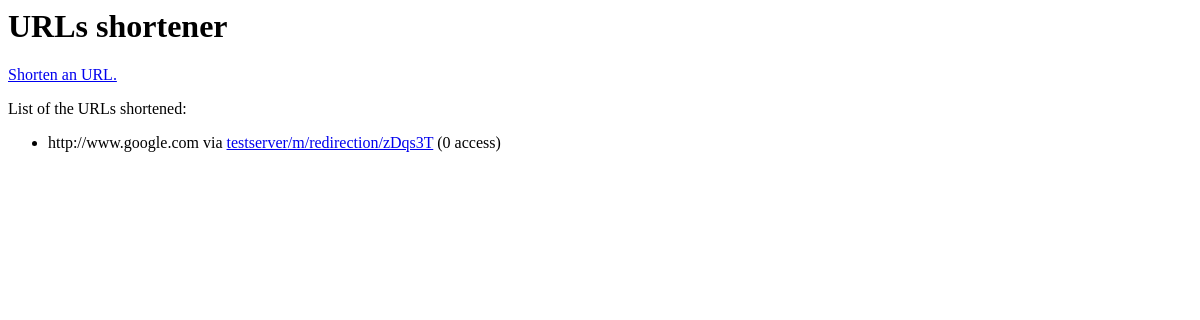
Before: /m/ with the older database file.
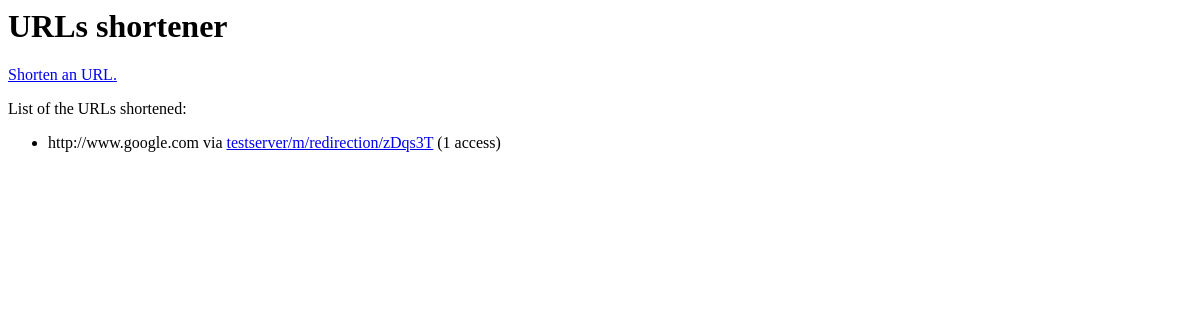
After: the same page with the newer database file.
### mini_url/models.py (models this page shows, shortened)
class MiniURL(models.Model):
	url = models.URLField(unique=True, verbose_name="URL to shorten")
	code = models.CharField(unique=True, max_length=6)
	date = models.DateTimeField(auto_now_add=True,
								verbose_name="Date of register")
	pseudo = models.CharField(max_length=255, blank=True, null=True)
	n_access = models.IntegerField(default=0,
								verbose_name="Number of access to the URL")
	class Meta:
		verbose_name = "Mini URL"
		verbose_name_plural = "Minis URL"

### mini_url/views.py (the view)
# urls.py: path('', views.list_all, name='list_all'), # url(r'^$', views.list_all, name='list_all'),
def list_all(request):
	mini_urls = MiniURL.objects.order_by('-n_access')
	return render(request, 'mini_url/list_all.html', locals())

### mini_url/templates/mini_url/list_all.html
<h1>URLs shortener</h1>
<p><a href="{% url 'shorten' %}">Shorten an URL.</a></p>
<p>List of the URLs shortened:</p>
<ul>
	{% for url in mini_urls %}
	<li>{{ url.url }} via <a href="{% url 'redirection' url.code %}">{{ request.get_host }}{% url 'redirection' url.code %}</a>
	{% if url.pseudo %} by {{ url.pseudo }}{% endif %} ({{ url.n_access }} access{{ url.access|pluralize }})</li>
	{% empty %}
	<li>There are no URLs registered.</li>
	{% endfor %}
</ul>

Changed rows visible on the page:
changed MiniURL "http://www.google.com": n_access "0" → "1"
